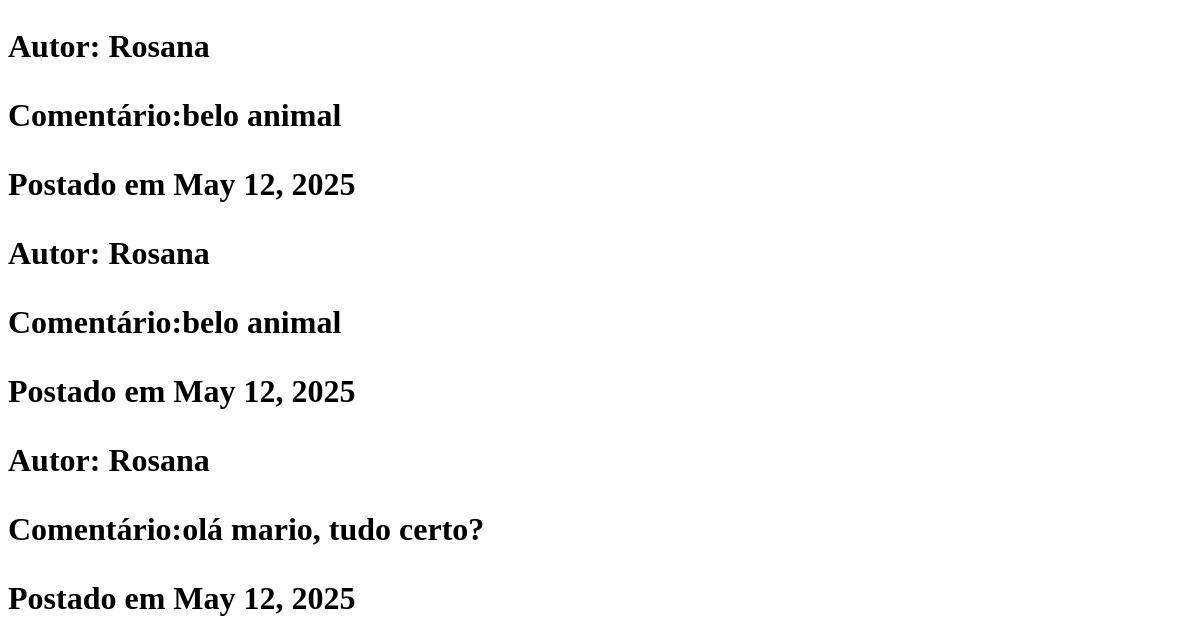
/ver_comentarios/11/ (lower part), run on an earlier commit of the app's database.
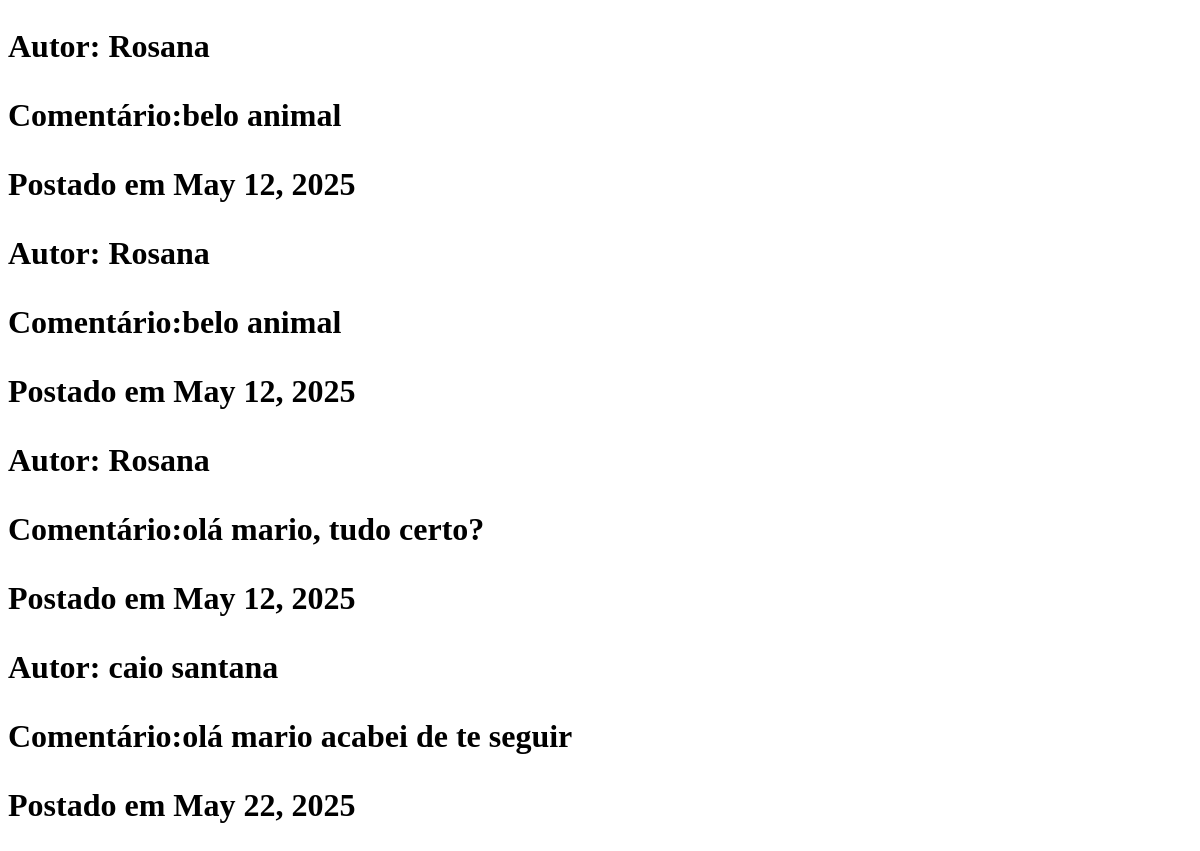
And on a later commit of the database.
### redesocial/models.py (models this page shows, shortened)
class Comentarios(models.Model):
    postagem = models.ForeignKey(Post, on_delete=models.CASCADE)
    autor = models.ForeignKey(Conta, on_delete = models.CASCADE)
    texto_comentario = models.CharField(max_length=6000)
    data_criacao = models.DateField(auto_now_add = True)

class Conta(models.Model):
    nome = models.CharField(max_length=400)
    biografia = models.CharField(max_length=1000, blank=True)
    interesses = models.CharField(max_length=1000, blank=True)
    estado_civil = models.CharField(max_length=500, blank = True)
    dono_da_conta = models.ForeignKey(User,  on_delete=models.CASCADE)
    seguidores = models.ManyToManyField('self', symmetrical=False, related_name='MeSeguindo')
    seguindo = models.ManyToManyField('self', symmetrical=False, related_name='ContasSeguidas')
    foto_perfil = models.ImageField(upload_to = 'redesocial/fotos', blank=True)
    data_criacao = models.DateField(auto_now_add = True)
    numero_seguidores = models.IntegerField(default=0)
    numero_seguindo = models.IntegerField(default=0)

### redesocial/views.py (the view)
# urls.py: path('ver_comentarios/<int:post_id>/', views.ver_comentarios, name='ver_comentarios'),
def ver_comentarios(request, post_id):
    post = Post.objects.get(id=post_id)
    comentarios = Comentarios.objects.filter(postagem=post)
    dicionario_post = {'post':post, 'comentarios':comentarios}
    return render(request, 'redesocial/ver_comentarios.html', dicionario_post)

### redesocial/templates/redesocial/ver_comentarios.html (shortened to what this page needs)
<!DOCTYPE HTML>
<html lang="pt-br">
    <head>
    </head>
    <body>
        <h1>Comentarios da postagem de {{post.dono_postagem.nome}}</p>
        {%if comentarios%}
            {%for comentario in comentarios%}
                <p>Autor: {{comentario.autor.nome}}
                <p>Comentário:{{comentario.texto_comentario}}
                <p>Postado em {{comentario.data_criacao}}
            {%endfor%}
        {%else%}
            <!--Caso a postagem não tenhu nenhum comentário, iremos apresentar essa
            mensagem padrão-->
            <p>A página ainda não possui nenhum comentário
        {%endif%}
    </body>
</html>

What changed in the data, as far as the page shows it:
added Comentarios: autor.nome "caio santana", texto_comentario "olá mario acabei de te seguir", data_criacao "May 22, 2025"
